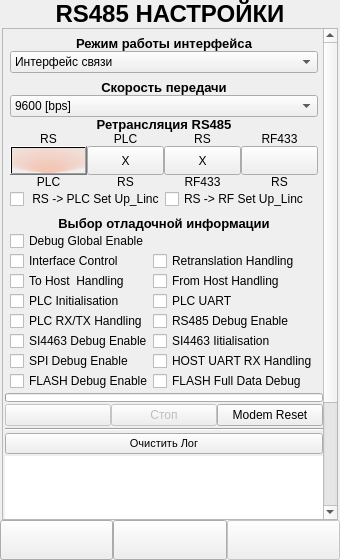
<?xml version="1.0" encoding="UTF-8"?>
<ui version="4.0">
 <class>RS_Settings_Form</class>
 <widget class="QWidget" name="RS_Settings_Form">
  <property name="geometry">
   <rect>
    <x>0</x>
    <y>0</y>
    <width>340</width>
    <height>560</height>
   </rect>
  </property>
  <property name="windowTitle">
   <string>Form</string>
  </property>
  <layout class="QVBoxLayout" name="verticalLayout_9">
   <property name="spacing">
    <number>0</number>
   </property>
   <property name="leftMargin">
    <number>0</number>
   </property>
   <property name="topMargin">
    <number>0</number>
   </property>
   <property name="rightMargin">
    <number>0</number>
   </property>
   <property name="bottomMargin">
    <number>0</number>
   </property>
   <item>
    <widget class="QLabel" name="label_1">
     <property name="sizePolicy">
      <sizepolicy hsizetype="Expanding" vsizetype="Minimum">
       <horstretch>0</horstretch>
       <verstretch>0</verstretch>
      </sizepolicy>
     </property>
     <property name="minimumSize">
      <size>
       <width>0</width>
       <height>0</height>
      </size>
     </property>
     <property name="font">
      <font>
       <family>Microsoft YaHei UI</family>
       <pointsize>18</pointsize>
       <weight>75</weight>
       <bold>true</bold>
      </font>
     </property>
     <property name="text">
      <string>RS485 НАСТРОЙКИ</string>
     </property>
     <property name="alignment">
      <set>Qt::AlignCenter</set>
     </property>
    </widget>
   </item>
   <item>
    <widget class="QWidget" name="Main_Widget" native="true">
     <property name="styleSheet">
      <string notr="true"/>
     </property>
     <layout class="QVBoxLayout" name="verticalLayout_6">
      <property name="spacing">
       <number>0</number>
      </property>
      <property name="leftMargin">
       <number>2</number>
      </property>
      <property name="topMargin">
       <number>0</number>
      </property>
      <property name="rightMargin">
       <number>2</number>
      </property>
      <property name="bottomMargin">
       <number>0</number>
      </property>
      <item>
       <widget class="QScrollArea" name="scrollArea">
        <property name="horizontalScrollBarPolicy">
         <enum>Qt::ScrollBarAlwaysOff</enum>
        </property>
        <property name="widgetResizable">
         <bool>true</bool>
        </property>
        <widget class="QWidget" name="scrollAreaWidgetContents">
         <property name="geometry">
          <rect>
           <x>0</x>
           <y>0</y>
           <width>317</width>
           <height>660</height>
          </rect>
         </property>
         <layout class="QVBoxLayout" name="verticalLayout_2">
          <property name="spacing">
           <number>2</number>
          </property>
          <property name="leftMargin">
           <number>2</number>
          </property>
          <property name="topMargin">
           <number>2</number>
          </property>
          <property name="rightMargin">
           <number>2</number>
          </property>
          <property name="bottomMargin">
           <number>2</number>
          </property>
          <item>
           <widget class="QWidget" name="RS_Mode_Widget" native="true">
            <layout class="QVBoxLayout" name="verticalLayout_3">
             <property name="spacing">
              <number>0</number>
             </property>
             <property name="leftMargin">
              <number>5</number>
             </property>
             <property name="topMargin">
              <number>5</number>
             </property>
             <property name="rightMargin">
              <number>5</number>
             </property>
             <property name="bottomMargin">
              <number>0</number>
             </property>
             <item>
              <widget class="QLabel" name="label_2">
               <property name="sizePolicy">
                <sizepolicy hsizetype="Expanding" vsizetype="Minimum">
                 <horstretch>0</horstretch>
                 <verstretch>0</verstretch>
                </sizepolicy>
               </property>
               <property name="font">
                <font>
                 <family>Microsoft YaHei UI</family>
                 <pointsize>10</pointsize>
                 <weight>75</weight>
                 <bold>true</bold>
                </font>
               </property>
               <property name="text">
                <string>Режим работы интерфейса</string>
               </property>
               <property name="alignment">
                <set>Qt::AlignCenter</set>
               </property>
              </widget>
             </item>
             <item>
              <widget class="QComboBox" name="RS_Mode">
               <property name="sizePolicy">
                <sizepolicy hsizetype="Expanding" vsizetype="Minimum">
                 <horstretch>0</horstretch>
                 <verstretch>0</verstretch>
                </sizepolicy>
               </property>
               <property name="font">
                <font>
                 <family>Microsoft YaHei UI</family>
                </font>
               </property>
               <item>
                <property name="text">
                 <string>Интерфейс связи</string>
                </property>
               </item>
               <item>
                <property name="text">
                 <string>Интерфейс отладки</string>
                </property>
               </item>
              </widget>
             </item>
            </layout>
           </widget>
          </item>
          <item>
           <widget class="QWidget" name="RS_Settings_Widget" native="true">
            <layout class="QVBoxLayout" name="verticalLayout_8">
             <property name="spacing">
              <number>0</number>
             </property>
             <property name="leftMargin">
              <number>5</number>
             </property>
             <property name="topMargin">
              <number>5</number>
             </property>
             <property name="rightMargin">
              <number>5</number>
             </property>
             <property name="bottomMargin">
              <number>0</number>
             </property>
             <item>
              <widget class="QLabel" name="label_3">
               <property name="sizePolicy">
                <sizepolicy hsizetype="Expanding" vsizetype="Minimum">
                 <horstretch>0</horstretch>
                 <verstretch>0</verstretch>
                </sizepolicy>
               </property>
               <property name="font">
                <font>
                 <family>Microsoft YaHei UI</family>
                 <pointsize>10</pointsize>
                 <weight>75</weight>
                 <bold>true</bold>
                </font>
               </property>
               <property name="text">
                <string>Скорость передачи</string>
               </property>
               <property name="alignment">
                <set>Qt::AlignCenter</set>
               </property>
              </widget>
             </item>
             <item>
              <widget class="QComboBox" name="RS_Speed">
               <property name="sizePolicy">
                <sizepolicy hsizetype="Expanding" vsizetype="Minimum">
                 <horstretch>0</horstretch>
                 <verstretch>0</verstretch>
                </sizepolicy>
               </property>
               <property name="font">
                <font>
                 <family>Microsoft YaHei UI</family>
                </font>
               </property>
               <property name="currentIndex">
                <number>5</number>
               </property>
               <item>
                <property name="text">
                 <string>300 [bps] </string>
                </property>
               </item>
               <item>
                <property name="text">
                 <string>600 [bps] </string>
                </property>
               </item>
               <item>
                <property name="text">
                 <string>1200 [bps] </string>
                </property>
               </item>
               <item>
                <property name="text">
                 <string>2400 [bps] </string>
                </property>
               </item>
               <item>
                <property name="text">
                 <string>4800 [bps] </string>
                </property>
               </item>
               <item>
                <property name="text">
                 <string>9600 [bps] </string>
                </property>
               </item>
               <item>
                <property name="text">
                 <string>19200 [bps] </string>
                </property>
               </item>
               <item>
                <property name="text">
                 <string>38400 [bps] </string>
                </property>
               </item>
               <item>
                <property name="text">
                 <string>57600 [bps] </string>
                </property>
               </item>
               <item>
                <property name="text">
                 <string>115200 [bps] </string>
                </property>
               </item>
              </widget>
             </item>
             <item>
              <widget class="QLabel" name="label_4">
               <property name="sizePolicy">
                <sizepolicy hsizetype="Expanding" vsizetype="Minimum">
                 <horstretch>0</horstretch>
                 <verstretch>0</verstretch>
                </sizepolicy>
               </property>
               <property name="font">
                <font>
                 <family>Microsoft YaHei UI</family>
                 <pointsize>10</pointsize>
                 <weight>75</weight>
                 <bold>true</bold>
                </font>
               </property>
               <property name="text">
                <string>Ретрансляция RS485</string>
               </property>
               <property name="alignment">
                <set>Qt::AlignCenter</set>
               </property>
              </widget>
             </item>
             <item>
              <layout class="QGridLayout" name="gridLayout_6">
               <property name="spacing">
                <number>0</number>
               </property>
               <item row="3" column="0">
                <widget class="QLabel" name="label_9">
                 <property name="sizePolicy">
                  <sizepolicy hsizetype="Expanding" vsizetype="Minimum">
                   <horstretch>0</horstretch>
                   <verstretch>0</verstretch>
                  </sizepolicy>
                 </property>
                 <property name="font">
                  <font>
                   <family>Microsoft YaHei UI</family>
                  </font>
                 </property>
                 <property name="text">
                  <string>PLC</string>
                 </property>
                 <property name="alignment">
                  <set>Qt::AlignCenter</set>
                 </property>
                </widget>
               </item>
               <item row="0" column="1">
                <widget class="QLabel" name="label_6">
                 <property name="sizePolicy">
                  <sizepolicy hsizetype="Expanding" vsizetype="Minimum">
                   <horstretch>0</horstretch>
                   <verstretch>0</verstretch>
                  </sizepolicy>
                 </property>
                 <property name="font">
                  <font>
                   <family>Microsoft YaHei UI</family>
                  </font>
                 </property>
                 <property name="text">
                  <string>PLC</string>
                 </property>
                 <property name="alignment">
                  <set>Qt::AlignCenter</set>
                 </property>
                </widget>
               </item>
               <item row="2" column="0">
                <widget class="QToolButton" name="btnRSToPLCRet">
                 <property name="sizePolicy">
                  <sizepolicy hsizetype="Expanding" vsizetype="Minimum">
                   <horstretch>0</horstretch>
                   <verstretch>0</verstretch>
                  </sizepolicy>
                 </property>
                 <property name="font">
                  <font>
                   <family>Microsoft YaHei UI</family>
                  </font>
                 </property>
                 <property name="styleSheet">
                  <string notr="true">background-color: qradialgradient(spread:pad, cx:0.503114, cy:0.168, radius:0.824, fx:0.497929, fy:0.99116, stop:0.153257 rgba(255, 65, 0, 59), stop:1 rgba(0, 0, 0, 0));</string>
                 </property>
                 <property name="text">
                  <string/>
                 </property>
                 <property name="icon">
                  <iconset resource="../RESOURCES/images.qrc">
                   <normaloff>:/images/icons/images/down_red.png</normaloff>
                   <normalon>:/images/icons/images/down_green.png</normalon>:/images/icons/images/down_red.png</iconset>
                 </property>
                 <property name="iconSize">
                  <size>
                   <width>20</width>
                   <height>20</height>
                  </size>
                 </property>
                 <property name="checkable">
                  <bool>true</bool>
                 </property>
                 <property name="checked">
                  <bool>false</bool>
                 </property>
                </widget>
               </item>
               <item row="0" column="0">
                <widget class="QLabel" name="label_5">
                 <property name="sizePolicy">
                  <sizepolicy hsizetype="Expanding" vsizetype="Minimum">
                   <horstretch>0</horstretch>
                   <verstretch>0</verstretch>
                  </sizepolicy>
                 </property>
                 <property name="font">
                  <font>
                   <family>Microsoft YaHei UI</family>
                  </font>
                 </property>
                 <property name="text">
                  <string>RS</string>
                 </property>
                 <property name="alignment">
                  <set>Qt::AlignCenter</set>
                 </property>
                </widget>
               </item>
               <item row="2" column="3">
                <widget class="QToolButton" name="btnRFToRSRet">
                 <property name="sizePolicy">
                  <sizepolicy hsizetype="Expanding" vsizetype="Minimum">
                   <horstretch>0</horstretch>
                   <verstretch>0</verstretch>
                  </sizepolicy>
                 </property>
                 <property name="font">
                  <font>
                   <family>Microsoft YaHei UI</family>
                  </font>
                 </property>
                 <property name="text">
                  <string/>
                 </property>
                 <property name="icon">
                  <iconset resource="../RESOURCES/images.qrc">
                   <normaloff>:/images/icons/images/down_red.png</normaloff>
                   <normalon>:/images/icons/images/down_green.png</normalon>:/images/icons/images/down_red.png</iconset>
                 </property>
                 <property name="iconSize">
                  <size>
                   <width>20</width>
                   <height>20</height>
                  </size>
                 </property>
                 <property name="checkable">
                  <bool>true</bool>
                 </property>
                 <property name="checked">
                  <bool>false</bool>
                 </property>
                </widget>
               </item>
               <item row="3" column="1">
                <widget class="QLabel" name="label_10">
                 <property name="sizePolicy">
                  <sizepolicy hsizetype="Expanding" vsizetype="Minimum">
                   <horstretch>0</horstretch>
                   <verstretch>0</verstretch>
                  </sizepolicy>
                 </property>
                 <property name="font">
                  <font>
                   <family>Microsoft YaHei UI</family>
                  </font>
                 </property>
                 <property name="text">
                  <string>RS</string>
                 </property>
                 <property name="alignment">
                  <set>Qt::AlignCenter</set>
                 </property>
                </widget>
               </item>
               <item row="2" column="1">
                <widget class="QToolButton" name="btnPLCToRSRet">
                 <property name="enabled">
                  <bool>true</bool>
                 </property>
                 <property name="sizePolicy">
                  <sizepolicy hsizetype="Expanding" vsizetype="Minimum">
                   <horstretch>0</horstretch>
                   <verstretch>0</verstretch>
                  </sizepolicy>
                 </property>
                 <property name="font">
                  <font>
                   <family>Microsoft YaHei UI</family>
                  </font>
                 </property>
                 <property name="text">
                  <string>Х</string>
                 </property>
                 <property name="icon">
                  <iconset resource="../RESOURCES/images.qrc">
                   <normaloff>:/images/icons/images/down_red.png</normaloff>
                   <normalon>:/images/icons/images/down_green.png</normalon>:/images/icons/images/down_red.png</iconset>
                 </property>
                 <property name="iconSize">
                  <size>
                   <width>20</width>
                   <height>20</height>
                  </size>
                 </property>
                 <property name="checkable">
                  <bool>true</bool>
                 </property>
                 <property name="checked">
                  <bool>false</bool>
                 </property>
                </widget>
               </item>
               <item row="2" column="2">
                <widget class="QToolButton" name="btnRSToRFRet">
                 <property name="sizePolicy">
                  <sizepolicy hsizetype="Expanding" vsizetype="Minimum">
                   <horstretch>0</horstretch>
                   <verstretch>0</verstretch>
                  </sizepolicy>
                 </property>
                 <property name="font">
                  <font>
                   <family>Microsoft YaHei UI</family>
                  </font>
                 </property>
                 <property name="text">
                  <string>Х</string>
                 </property>
                 <property name="icon">
                  <iconset resource="../RESOURCES/images.qrc">
                   <normaloff>:/images/icons/images/down_red.png</normaloff>
                   <normalon>:/images/icons/images/down_green.png</normalon>:/images/icons/images/down_red.png</iconset>
                 </property>
                 <property name="iconSize">
                  <size>
                   <width>20</width>
                   <height>20</height>
                  </size>
                 </property>
                 <property name="checkable">
                  <bool>true</bool>
                 </property>
                 <property name="checked">
                  <bool>false</bool>
                 </property>
                </widget>
               </item>
               <item row="0" column="3">
                <widget class="QLabel" name="label_8">
                 <property name="sizePolicy">
                  <sizepolicy hsizetype="Expanding" vsizetype="Minimum">
                   <horstretch>0</horstretch>
                   <verstretch>0</verstretch>
                  </sizepolicy>
                 </property>
                 <property name="font">
                  <font>
                   <family>Microsoft YaHei UI</family>
                  </font>
                 </property>
                 <property name="text">
                  <string>RF433</string>
                 </property>
                 <property name="alignment">
                  <set>Qt::AlignCenter</set>
                 </property>
                </widget>
               </item>
               <item row="3" column="3">
                <widget class="QLabel" name="label_12">
                 <property name="sizePolicy">
                  <sizepolicy hsizetype="Expanding" vsizetype="Minimum">
                   <horstretch>0</horstretch>
                   <verstretch>0</verstretch>
                  </sizepolicy>
                 </property>
                 <property name="font">
                  <font>
                   <family>Microsoft YaHei UI</family>
                  </font>
                 </property>
                 <property name="text">
                  <string>RS</string>
                 </property>
                 <property name="alignment">
                  <set>Qt::AlignCenter</set>
                 </property>
                </widget>
               </item>
               <item row="3" column="2">
                <widget class="QLabel" name="label_11">
                 <property name="sizePolicy">
                  <sizepolicy hsizetype="Expanding" vsizetype="Minimum">
                   <horstretch>0</horstretch>
                   <verstretch>0</verstretch>
                  </sizepolicy>
                 </property>
                 <property name="font">
                  <font>
                   <family>Microsoft YaHei UI</family>
                  </font>
                 </property>
                 <property name="text">
                  <string>RF433</string>
                 </property>
                 <property name="alignment">
                  <set>Qt::AlignCenter</set>
                 </property>
                </widget>
               </item>
               <item row="0" column="2">
                <widget class="QLabel" name="label_7">
                 <property name="sizePolicy">
                  <sizepolicy hsizetype="Expanding" vsizetype="Minimum">
                   <horstretch>0</horstretch>
                   <verstretch>0</verstretch>
                  </sizepolicy>
                 </property>
                 <property name="font">
                  <font>
                   <family>Microsoft YaHei UI</family>
                  </font>
                 </property>
                 <property name="text">
                  <string>RS</string>
                 </property>
                 <property name="alignment">
                  <set>Qt::AlignCenter</set>
                 </property>
                </widget>
               </item>
              </layout>
             </item>
             <item>
              <layout class="QGridLayout" name="gridLayout_5">
               <item row="0" column="1">
                <widget class="QCheckBox" name="RSToRFUp_Link">
                 <property name="sizePolicy">
                  <sizepolicy hsizetype="Expanding" vsizetype="Minimum">
                   <horstretch>0</horstretch>
                   <verstretch>0</verstretch>
                  </sizepolicy>
                 </property>
                 <property name="font">
                  <font>
                   <family>Microsoft YaHei UI</family>
                   <weight>50</weight>
                   <bold>false</bold>
                  </font>
                 </property>
                 <property name="text">
                  <string>RS -&gt; RF Set Up_Linc</string>
                 </property>
                </widget>
               </item>
               <item row="0" column="0">
                <widget class="QCheckBox" name="RSToPLCUp_Link">
                 <property name="sizePolicy">
                  <sizepolicy hsizetype="Expanding" vsizetype="Minimum">
                   <horstretch>0</horstretch>
                   <verstretch>0</verstretch>
                  </sizepolicy>
                 </property>
                 <property name="font">
                  <font>
                   <family>Microsoft YaHei UI</family>
                   <weight>50</weight>
                   <bold>false</bold>
                  </font>
                 </property>
                 <property name="text">
                  <string> RS -&gt; PLC Set Up_Linc</string>
                 </property>
                </widget>
               </item>
              </layout>
             </item>
            </layout>
           </widget>
          </item>
          <item>
           <widget class="QWidget" name="RS_Debug_Widget" native="true">
            <layout class="QVBoxLayout" name="verticalLayout">
             <property name="spacing">
              <number>0</number>
             </property>
             <property name="leftMargin">
              <number>5</number>
             </property>
             <property name="topMargin">
              <number>5</number>
             </property>
             <property name="rightMargin">
              <number>5</number>
             </property>
             <property name="bottomMargin">
              <number>0</number>
             </property>
             <item>
              <widget class="QLabel" name="label_13">
               <property name="sizePolicy">
                <sizepolicy hsizetype="Expanding" vsizetype="Minimum">
                 <horstretch>0</horstretch>
                 <verstretch>0</verstretch>
                </sizepolicy>
               </property>
               <property name="font">
                <font>
                 <family>Microsoft YaHei UI</family>
                 <pointsize>10</pointsize>
                 <weight>75</weight>
                 <bold>true</bold>
                </font>
               </property>
               <property name="text">
                <string>Выбор отладочной информации</string>
               </property>
               <property name="alignment">
                <set>Qt::AlignCenter</set>
               </property>
              </widget>
             </item>
             <item>
              <layout class="QGridLayout" name="gridLayout_3">
               <item row="3" column="0">
                <widget class="QCheckBox" name="DebugPLCInititalisation">
                 <property name="text">
                  <string>PLC Initialisation</string>
                 </property>
                </widget>
               </item>
               <item row="7" column="0">
                <widget class="QCheckBox" name="DebugFlashEnable">
                 <property name="text">
                  <string>FLASH Debug Enable</string>
                 </property>
                </widget>
               </item>
               <item row="5" column="1">
                <widget class="QCheckBox" name="DebugSI4463Initialisation">
                 <property name="text">
                  <string>SI4463 Iitialisation</string>
                 </property>
                </widget>
               </item>
               <item row="6" column="1">
                <widget class="QCheckBox" name="DebugHOSTUART">
                 <property name="text">
                  <string>HOST UART RX Handling</string>
                 </property>
                </widget>
               </item>
               <item row="5" column="0">
                <widget class="QCheckBox" name="DebugRFEnable">
                 <property name="text">
                  <string>SI4463 Debug Enable</string>
                 </property>
                </widget>
               </item>
               <item row="7" column="1">
                <widget class="QCheckBox" name="DebugFlashFull">
                 <property name="text">
                  <string>FLASH Full Data Debug</string>
                 </property>
                </widget>
               </item>
               <item row="0" column="0">
                <widget class="QCheckBox" name="DebugGlobalEnable">
                 <property name="text">
                  <string>Debug Global Enable</string>
                 </property>
                </widget>
               </item>
               <item row="4" column="0">
                <widget class="QCheckBox" name="DebugPLCHandling">
                 <property name="text">
                  <string>PLC RX/TX Handling</string>
                 </property>
                </widget>
               </item>
               <item row="6" column="0">
                <widget class="QCheckBox" name="DebugSPIEnable">
                 <property name="text">
                  <string>SPI Debug Enable</string>
                 </property>
                </widget>
               </item>
               <item row="3" column="1">
                <widget class="QCheckBox" name="DebugPLCUART">
                 <property name="text">
                  <string>PLC UART</string>
                 </property>
                </widget>
               </item>
               <item row="1" column="0">
                <widget class="QCheckBox" name="DebugInterfaceControl">
                 <property name="text">
                  <string>Interface Control</string>
                 </property>
                </widget>
               </item>
               <item row="2" column="0">
                <widget class="QCheckBox" name="DebugToHostHandling">
                 <property name="text">
                  <string>To Host  Handling</string>
                 </property>
                </widget>
               </item>
               <item row="2" column="1">
                <widget class="QCheckBox" name="DebugFromHostHandling">
                 <property name="text">
                  <string>From Host Handling</string>
                 </property>
                </widget>
               </item>
               <item row="1" column="1">
                <widget class="QCheckBox" name="DebugRetranslationHandling">
                 <property name="text">
                  <string>Retranslation Handling</string>
                 </property>
                </widget>
               </item>
               <item row="4" column="1">
                <widget class="QCheckBox" name="DebugRSEnable">
                 <property name="text">
                  <string>RS485 Debug Enable</string>
                 </property>
                </widget>
               </item>
              </layout>
             </item>
            </layout>
           </widget>
          </item>
          <item>
           <widget class="QProgressBar" name="progress">
            <property name="minimumSize">
             <size>
              <width>0</width>
              <height>9</height>
             </size>
            </property>
            <property name="maximumSize">
             <size>
              <width>16777215</width>
              <height>9</height>
             </size>
            </property>
            <property name="layoutDirection">
             <enum>Qt::LeftToRight</enum>
            </property>
            <property name="value">
             <number>0</number>
            </property>
            <property name="textVisible">
             <bool>false</bool>
            </property>
           </widget>
          </item>
          <item>
           <layout class="QHBoxLayout" name="horizontalLayout_4">
            <property name="spacing">
             <number>0</number>
            </property>
            <item>
             <widget class="QPushButton" name="Read">
              <property name="enabled">
               <bool>false</bool>
              </property>
              <property name="sizePolicy">
               <sizepolicy hsizetype="Expanding" vsizetype="Minimum">
                <horstretch>0</horstretch>
                <verstretch>0</verstretch>
               </sizepolicy>
              </property>
              <property name="minimumSize">
               <size>
                <width>0</width>
                <height>0</height>
               </size>
              </property>
              <property name="maximumSize">
               <size>
                <width>16777215</width>
                <height>16777215</height>
               </size>
              </property>
              <property name="font">
               <font>
                <family>Microsoft YaHei UI</family>
               </font>
              </property>
              <property name="text">
               <string/>
              </property>
             </widget>
            </item>
            <item>
             <widget class="QPushButton" name="Stop">
              <property name="enabled">
               <bool>false</bool>
              </property>
              <property name="sizePolicy">
               <sizepolicy hsizetype="Expanding" vsizetype="Minimum">
                <horstretch>0</horstretch>
                <verstretch>0</verstretch>
               </sizepolicy>
              </property>
              <property name="minimumSize">
               <size>
                <width>0</width>
                <height>0</height>
               </size>
              </property>
              <property name="maximumSize">
               <size>
                <width>16777215</width>
                <height>16777215</height>
               </size>
              </property>
              <property name="font">
               <font>
                <family>Microsoft YaHei UI</family>
               </font>
              </property>
              <property name="text">
               <string>Стоп</string>
              </property>
             </widget>
            </item>
            <item>
             <widget class="QWidget" name="Reset_Widget" native="true">
              <layout class="QVBoxLayout" name="verticalLayout_4">
               <property name="spacing">
                <number>0</number>
               </property>
               <property name="leftMargin">
                <number>0</number>
               </property>
               <property name="topMargin">
                <number>0</number>
               </property>
               <property name="rightMargin">
                <number>0</number>
               </property>
               <property name="bottomMargin">
                <number>0</number>
               </property>
               <item>
                <widget class="QPushButton" name="Reset">
                 <property name="sizePolicy">
                  <sizepolicy hsizetype="Expanding" vsizetype="Minimum">
                   <horstretch>0</horstretch>
                   <verstretch>0</verstretch>
                  </sizepolicy>
                 </property>
                 <property name="minimumSize">
                  <size>
                   <width>0</width>
                   <height>0</height>
                  </size>
                 </property>
                 <property name="maximumSize">
                  <size>
                   <width>16777215</width>
                   <height>16777215</height>
                  </size>
                 </property>
                 <property name="font">
                  <font>
                   <family>Microsoft YaHei UI</family>
                  </font>
                 </property>
                 <property name="text">
                  <string>Modem Reset</string>
                 </property>
                </widget>
               </item>
              </layout>
             </widget>
            </item>
           </layout>
          </item>
          <item>
           <widget class="Line" name="line_2">
            <property name="orientation">
             <enum>Qt::Horizontal</enum>
            </property>
           </widget>
          </item>
          <item>
           <widget class="QPushButton" name="ClearConsole">
            <property name="sizePolicy">
             <sizepolicy hsizetype="Expanding" vsizetype="Minimum">
              <horstretch>0</horstretch>
              <verstretch>0</verstretch>
             </sizepolicy>
            </property>
            <property name="minimumSize">
             <size>
              <width>0</width>
              <height>0</height>
             </size>
            </property>
            <property name="maximumSize">
             <size>
              <width>16777215</width>
              <height>16777215</height>
             </size>
            </property>
            <property name="font">
             <font>
              <family>Microsoft YaHei UI</family>
              <pointsize>8</pointsize>
             </font>
            </property>
            <property name="text">
             <string>Очистить Лог</string>
            </property>
           </widget>
          </item>
          <item>
           <widget class="QPlainTextEdit" name="console">
            <property name="minimumSize">
             <size>
              <width>0</width>
              <height>200</height>
             </size>
            </property>
            <property name="font">
             <font>
              <family>Microsoft YaHei UI</family>
              <pointsize>7</pointsize>
             </font>
            </property>
            <property name="styleSheet">
             <string notr="true">border: none;</string>
            </property>
           </widget>
          </item>
         </layout>
        </widget>
       </widget>
      </item>
     </layout>
    </widget>
   </item>
   <item>
    <widget class="QWidget" name="DownPanel_Widget" native="true">
     <property name="styleSheet">
      <string notr="true"/>
     </property>
     <layout class="QVBoxLayout" name="verticalLayout_5">
      <property name="spacing">
       <number>0</number>
      </property>
      <property name="leftMargin">
       <number>0</number>
      </property>
      <property name="topMargin">
       <number>0</number>
      </property>
      <property name="rightMargin">
       <number>0</number>
      </property>
      <property name="bottomMargin">
       <number>0</number>
      </property>
      <item>
       <layout class="QHBoxLayout" name="horizontalLayout_2">
        <property name="spacing">
         <number>0</number>
        </property>
        <item>
         <widget class="QPushButton" name="Back">
          <property name="sizePolicy">
           <sizepolicy hsizetype="Minimum" vsizetype="Minimum">
            <horstretch>0</horstretch>
            <verstretch>0</verstretch>
           </sizepolicy>
          </property>
          <property name="minimumSize">
           <size>
            <width>0</width>
            <height>40</height>
           </size>
          </property>
          <property name="text">
           <string/>
          </property>
          <property name="icon">
           <iconset resource="../RESOURCES/images.qrc">
            <normaloff>:/images/icons/images/BACK.png</normaloff>:/images/icons/images/BACK.png</iconset>
          </property>
          <property name="iconSize">
           <size>
            <width>30</width>
            <height>30</height>
           </size>
          </property>
         </widget>
        </item>
        <item>
         <widget class="QPushButton" name="btnSettings">
          <property name="sizePolicy">
           <sizepolicy hsizetype="Minimum" vsizetype="Minimum">
            <horstretch>0</horstretch>
            <verstretch>0</verstretch>
           </sizepolicy>
          </property>
          <property name="minimumSize">
           <size>
            <width>0</width>
            <height>40</height>
           </size>
          </property>
          <property name="maximumSize">
           <size>
            <width>16777215</width>
            <height>16777215</height>
           </size>
          </property>
          <property name="styleSheet">
           <string notr="true"/>
          </property>
          <property name="text">
           <string/>
          </property>
          <property name="icon">
           <iconset resource="../RESOURCES/images.qrc">
            <normaloff>:/images/icons/images/Settings_2.png</normaloff>:/images/icons/images/Settings_2.png</iconset>
          </property>
          <property name="iconSize">
           <size>
            <width>30</width>
            <height>30</height>
           </size>
          </property>
         </widget>
        </item>
        <item>
         <widget class="QWidget" name="Next_Widget" native="true">
          <property name="enabled">
           <bool>false</bool>
          </property>
          <layout class="QVBoxLayout" name="verticalLayout_7">
           <property name="spacing">
            <number>0</number>
           </property>
           <property name="leftMargin">
            <number>0</number>
           </property>
           <property name="topMargin">
            <number>0</number>
           </property>
           <property name="rightMargin">
            <number>0</number>
           </property>
           <property name="bottomMargin">
            <number>0</number>
           </property>
           <item>
            <widget class="QPushButton" name="Next">
             <property name="enabled">
              <bool>false</bool>
             </property>
             <property name="sizePolicy">
              <sizepolicy hsizetype="Minimum" vsizetype="Minimum">
               <horstretch>0</horstretch>
               <verstretch>0</verstretch>
              </sizepolicy>
             </property>
             <property name="minimumSize">
              <size>
               <width>0</width>
               <height>40</height>
              </size>
             </property>
             <property name="text">
              <string/>
             </property>
             <property name="icon">
              <iconset resource="../RESOURCES/images.qrc">
               <normaloff>:/images/icons/images/NEXT.png</normaloff>:/images/icons/images/NEXT.png</iconset>
             </property>
             <property name="iconSize">
              <size>
               <width>30</width>
               <height>30</height>
              </size>
             </property>
            </widget>
           </item>
          </layout>
         </widget>
        </item>
       </layout>
      </item>
     </layout>
    </widget>
   </item>
  </layout>
 </widget>
 <resources>
  <include location="../RESOURCES/images.qrc"/>
 </resources>
 <connections/>
</ui>
